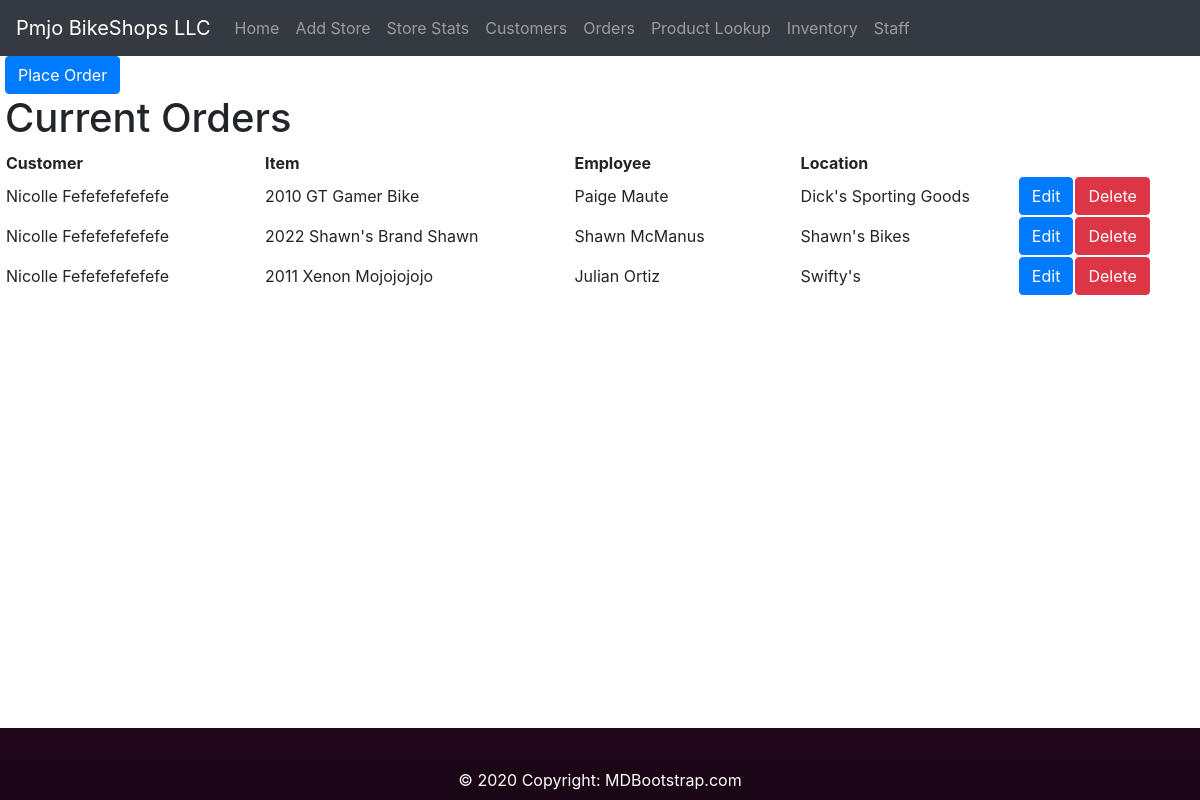
Screenshot of /orders/ with the database file from the repository.
### PmjoStore/models.py (models this page shows, shortened)
class Base(models.Model):
    id = models.UUIDField(default=uuid.uuid4, unique=True, primary_key=True, editable=False)
    class Meta:
        abstract = True

class Orders(Base):
    cust_id = models.ForeignKey(Customers, on_delete=models.CASCADE, blank=True, default=1)
    store_staff_id = models.ForeignKey(StoreEmployees, on_delete=models.CASCADE, blank=True, default=1)
    order_date = models.DateTimeField(auto_now_add=True)
    discount = models.PositiveIntegerField(default=0)
    class Meta:
        verbose_name_plural = 'Orders'

class Customers(Base):
    first_name = models.CharField(max_length=100)
    last_name = models.CharField(max_length=100)
    phone = PhoneField(blank=True, help_text='Contact phone number')
    email = models.EmailField(max_length=100, blank=True)
    street = models.CharField(max_length=100, blank=True)
    zipCode_id = models.ForeignKey(ZipCode, on_delete=models.CASCADE, blank=True, default=1)
    def __str__(self):
        return '{} {}'.format(self.first_name, self.last_name)
    class Meta:
        verbose_name_plural = 'Customers'

class CartItems(Base):
    order_id = models.ForeignKey(Orders, on_delete=models.CASCADE, blank=True, default=1)
    bike_prod_id = models.ForeignKey(BikeProducts, on_delete=models.CASCADE, blank=True, default=1)
    quantity_sold = models.PositiveIntegerField(default=1)
    class Meta:
        verbose_name_plural = 'Cart Items'

class BikeProducts(Base):
    name = models.CharField(max_length=100)
    bike_cat_id = models.ForeignKey(BikeCategory, on_delete=models.CASCADE, blank=True, default=1)
    bike_brand_id = models.ForeignKey(BikeBrands, on_delete=models.CASCADE, blank=True, default=1)
    model_year = models.IntegerField(choices=YEAR_CHOICES, default=datetime.date.today().year)
    price = models.PositiveIntegerField(default=0)
    def __str__(self):
        return '{} {} {}'.format(self.model_year, self.bike_brand_id.brand,
                              self.name)
    class Meta:
        verbose_name_plural = 'Bike Products'

class BikeBrands(Base):
    brand = models.CharField(max_length=100, unique=True)
    class Meta:
        verbose_name_plural = 'Bike Brands'

class StoreEmployees(Base):
    staff_id = models.OneToOneField(Staff, on_delete=models.CASCADE, blank=True, default=1)
    store_id = models.ForeignKey(Store, on_delete=models.CASCADE, blank=True, default=1)
    class Meta:
        verbose_name_plural = 'Store Employees'

class Staff(Base):
    first_name = models.CharField(max_length=100)
    last_name = models.CharField(max_length=100)
    phone = PhoneField(blank=True, help_text='Contact phone number')
    email = models.EmailField(max_length=100, blank=True)
    def __str__(self):
        return '{} {}'.format(self.first_name, self.last_name)
    class Meta:
        verbose_name_plural = 'Staff'

class Store(Base):
    name = models.CharField(max_length=100, blank=True)
    phone = PhoneField(blank=True, help_text='Contact phone number')
    email = models.EmailField(max_length=100, blank=True)
    street = models.CharField(max_length=100, blank=True)
    zipCode_id = models.ForeignKey(ZipCode, on_delete=models.CASCADE, blank=True, default=1)
    manager_id = models.OneToOneField(Staff, on_delete=models.CASCADE, blank=True, default=1)
    def __str__(self):
        return self.name

### PmjoStore/views.py (the view)
# urls.py: path('orders/', views.orders, name="orders-page"),
def orders(request):
    orders = Orders.objects.all().order_by('cust_id')
    items = CartItems.objects.all()
    context = {'orders': orders, 'items': items}
    return render(request, "PmjoStore/orders.html", context)

### PmjoStore/templates/PmjoStore/orders.html
{% extends 'main.html' %}
{% block content %}
<a class="btn btn-primary" href="{% url 'PmjoStore:add-order' %}">Place Order</a>
<h1>Current Orders</h1>
<table>
    <tr>
        <th class="pr-5">Customer</th>
        <th class="pr-5 pl-5">Item</th>
        <th class="pr-5 pl-5">Employee</th>
        <th class="pr-5 pl-5">Location</th>
    </tr>
    {% for order in orders %}
    <tr>
        <td class="pr-5">{{order.cust_id}}</td>
         <td class="pr-5 pl-5">{% for item in items %}
        {% if item.order_id.id == order.id %}
            {{item.bike_prod_id}}
            {% endif %}
        {% endfor %}</td>
        <td class="pr-5 pl-5">{{order.store_staff_id.staff_id}}</td>
        <td class="pr-5 pl-5">{{order.store_staff_id.store_id}}</td>
        <td><a class="btn btn-primary" href = "{% url 'PmjoStore:update-order' order.id %}" >Edit</a></td>
        <td><a class="btn btn-danger" href = "{% url 'PmjoStore:delete-order' order.id %}" >Delete</a></td>
    </tr>
    {% endfor %}
</table>
{% endblock content %}

### rows the page displays
Orders: cust_id "Nicolle Fefefefefefefe", store_staff_id.staff_id "Paige Maute", store_staff_id.store_id "Dick's Sporting Goods"
CartItems: bike_prod_id "2010 GT Gamer Bike"
Orders: cust_id "Nicolle Fefefefefefefe", store_staff_id.staff_id "Shawn McManus", store_staff_id.store_id "Shawn's Bikes"
CartItems: bike_prod_id "2022 Shawn's Brand Shawn"
Orders: cust_id "Nicolle Fefefefefefefe", store_staff_id.staff_id "Julian Ortiz", store_staff_id.store_id "Swifty's"
CartItems: bike_prod_id "2011 Xenon Mojojojojo"
